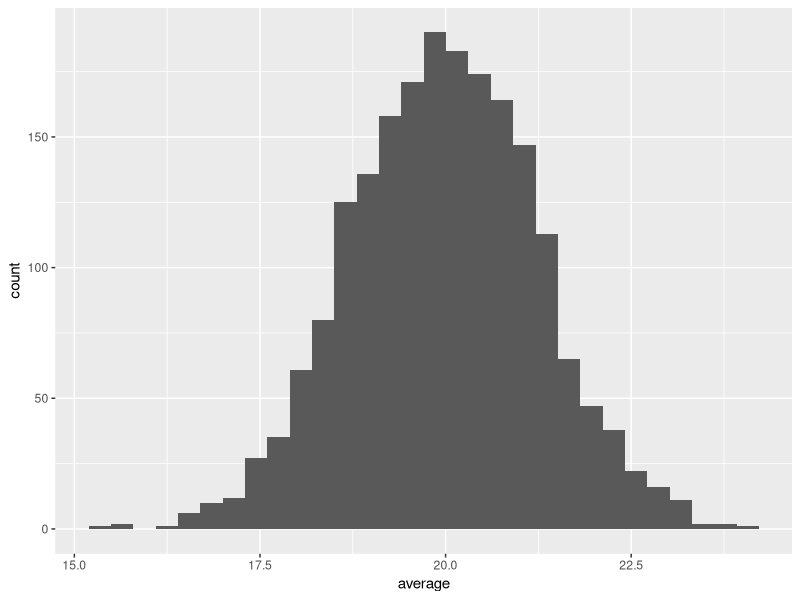
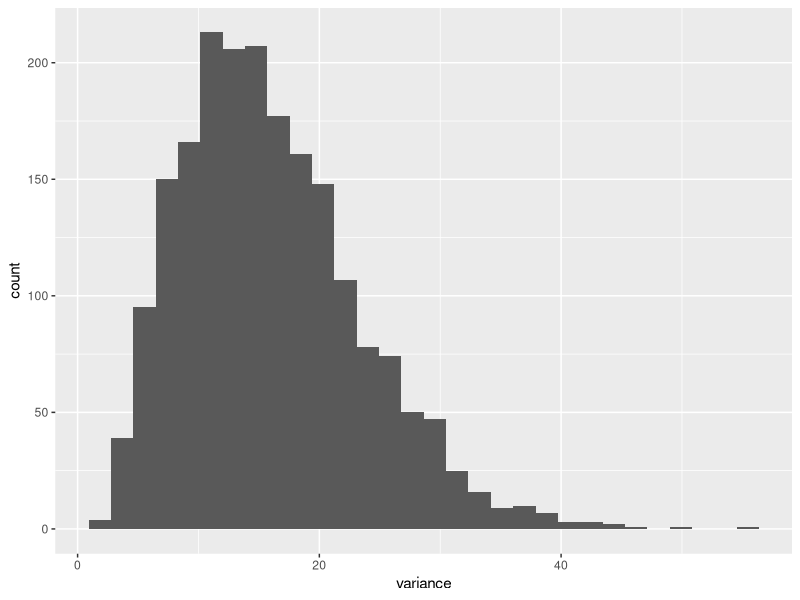
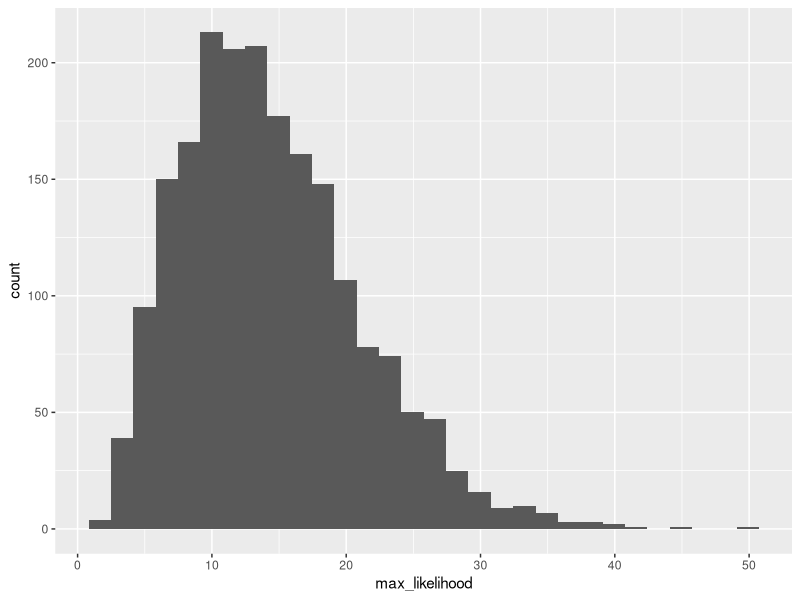
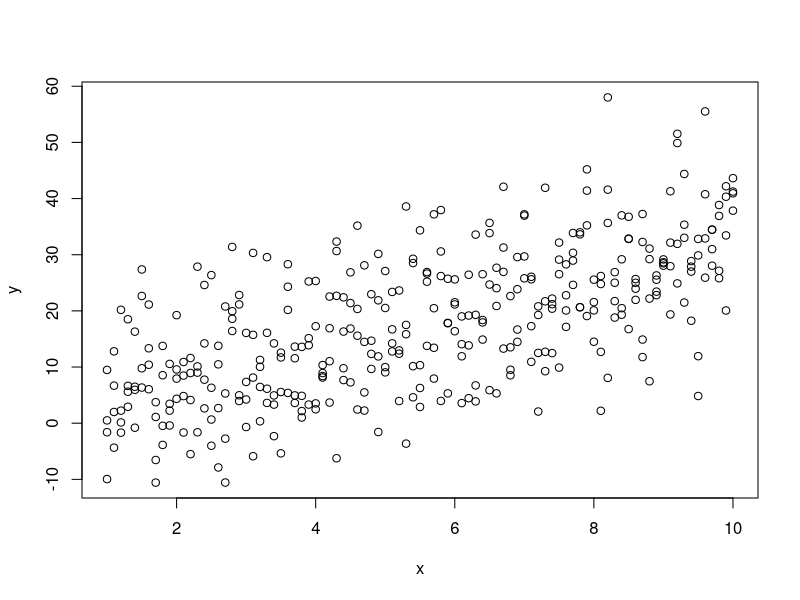
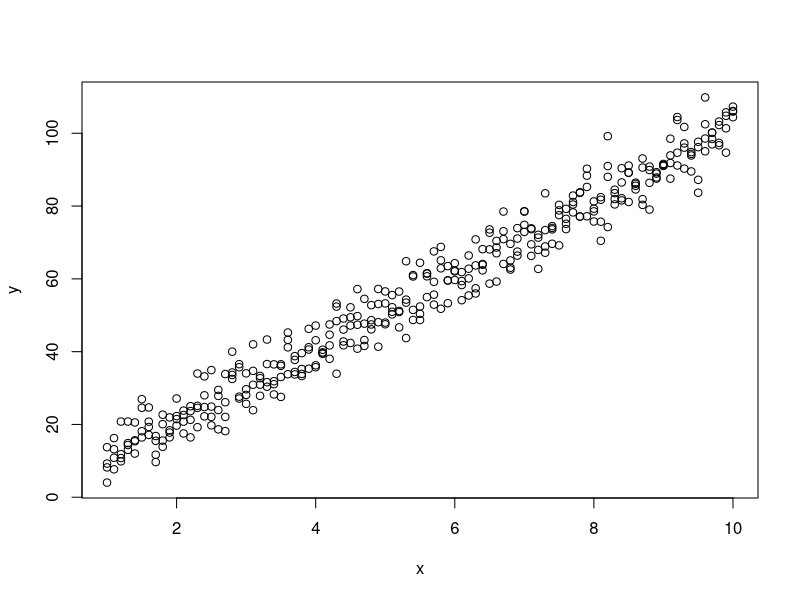
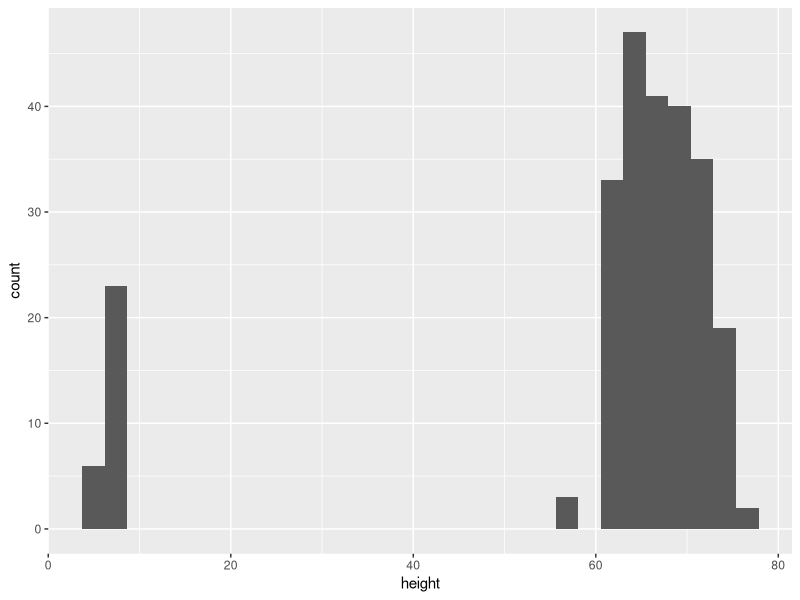
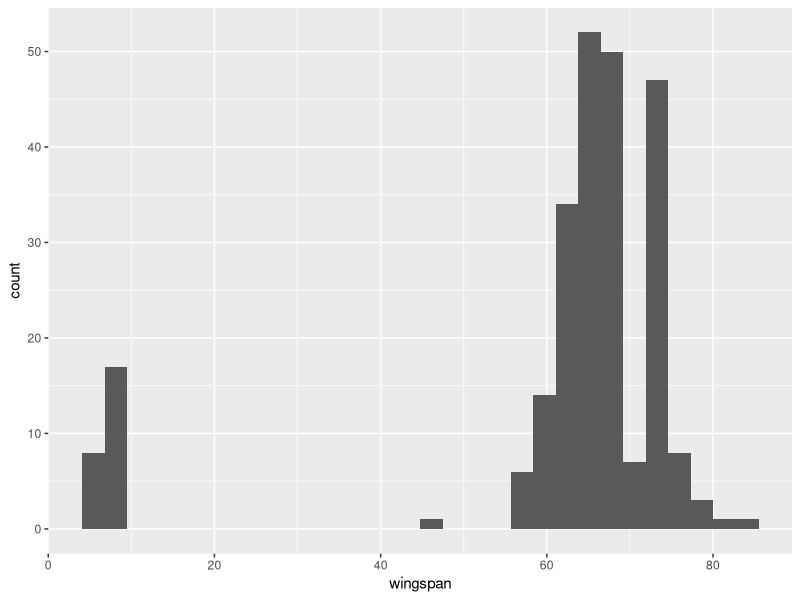
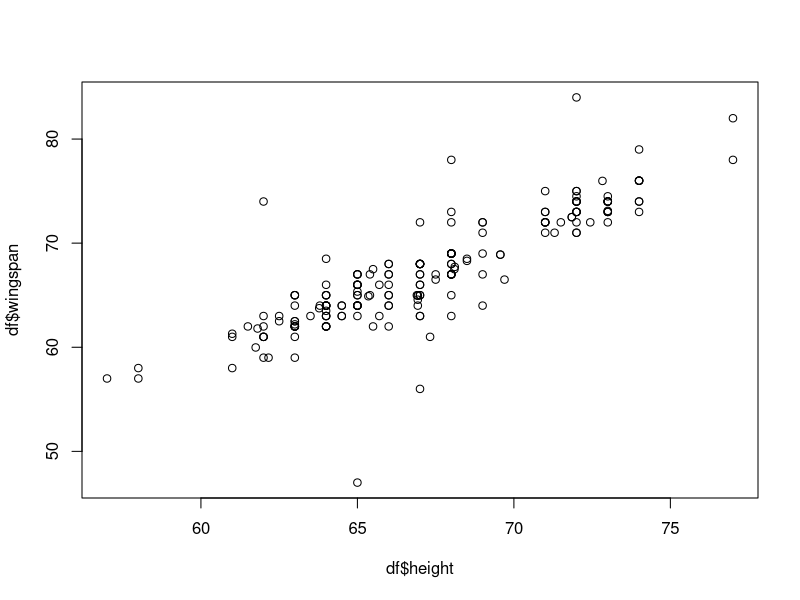

The R source for these figures, in order:
## ---- chunk 1
set.seed(123)
library(tidyverse)
library(ggplot2)
## ---- chunk 2
sample.estimate <- function(n){
  my_sample <- rnorm(n, 20, 4) # n samples, mean, sd
  
  xbar <- mean(my_sample)
  s <- var(my_sample)
  sig_hat <- mean((mean(my_sample) - my_sample)^2)
  
  estimates <- c(average = xbar, variance = s, max_likelihood = sig_hat)
  estimates
}
## ---- chunk 3
df <- data.frame(
  average = numeric(),
  variance = numeric(),
  max_likelihood = numeric()
)



for (i in 1:2000){
  df <- rbind(df, as.data.frame(t(sample.estimate(10))))
}
## ---- chunk 4
ggplot(df, aes(x=average)) +
  geom_histogram()
## ---- chunk 5
ggplot(df, aes(x=variance)) +
  geom_histogram()
## ---- chunk 6
ggplot(df, aes(x=max_likelihood)) +
  geom_histogram()
## ---- chunk 7
mean(df$average)
mean(df$variance)
mean(df$max_likelihood)
## ---- chunk 8
df2 <- data.frame(
  average = numeric(),
  variance = numeric(),
  max_likelihood = numeric()
)

for (i in 1:2000){
  df2 <- rbind(df, as.data.frame(t(sample.estimate(1000))))
}
## ---- chunk 9
abs(mean(df$variance) - mean(df$max_likelihood)) / ((mean(df$variance) + mean(df$max_likelihood)) / 2) * 100
## ---- chunk 10
abs(mean(df2$variance) - mean(df2$max_likelihood)) / ((mean(df2$variance) + mean(df2$max_likelihood)) / 2) * 100
## ---- chunk 11
mean(df$variance)
mean(df2$variance)
mean(df$max_likelihood)
mean(df2$max_likelihood)
## ---- chunk 12
sd(df2$average)
sd(df$average)

sd(df2$variance)
sd(df$variance)

sd(df2$max_likelihood)
sd(df$max_likelihood)
## ---- chunk 13
my_linear_model <- function(beta_0, beta_1, sigma, x, seed){
  set.seed(seed)
  eps <- rnorm(length(x), 0, sigma)
  
  y <- beta_0 + beta_1 * x + eps
  
  y
}
## ---- chunk 14
x <- rep(seq(1,10,by=.1),4) 
y <- my_linear_model(beta_0=1, beta_1=3, sigma=10, x=x,seed=123)

plot(x,y)
## ---- chunk 15
cor(x,y)
## ---- chunk 16
x <- rep(seq(1,10,by=.1),4) 
y <- my_linear_model(beta_0=1, beta_1=10, sigma=5, x=x,seed=123)

plot(x,y)
## ---- chunk 17
cor(x,y)
## ---- chunk 18
df <- data.frame(read.csv('./heightarmspanRAW2026.csv'))
## ---- chunk 19
head(df)
## ---- chunk 20
# standardize the data so that its numeric. Remove everything except digits (1-9) and the decimal dot (.)
df$What.is.your.height.in.INCHES <- str_remove_all(df$What.is.your.height.in.INCHES, "[^1-9.]")
df$What.is.your..wingspan..in.INCHES <- str_remove_all(df$What.is.your..wingspan..in.INCHES, "[^1-9.]")
## ---- chunk 21
# Change the column names so it's shorter.
names(df) <- c('timestamp', 'height', 'wingspan', 'dominant')
# cast height, wingspan as numeric. (so that i can do functions that need numeric, like mean)
df$height <- as.numeric(df$height)
df$wingspan <- as.numeric(df$wingspan)
## ---- chunk 22
summary(df$height)
## ---- chunk 23
ggplot(df, aes(x=height)) +
  geom_histogram()
## ---- chunk 24
summary(df$wingspan)
## ---- chunk 25
ggplot(df, aes(x=wingspan)) +
  geom_histogram()
## ---- chunk 26
### remove clear outliers (shortest person ever is 24 inches). wingspan is also around that.
df <- df |>
  filter(height > 20, wingspan > 20)
## ---- chunk 27
plot(df$height, df$wingspan)
## ---- chunk 28
cor(df$height, df$wingspan)
## ---- chunk 29
model <- lm(wingspan ~ height, data = df)

summary(model)
## ---- chunk 30
ggplot(df, aes(x=height, y = wingspan)) + 
  geom_point() +
  geom_smooth(method = "lm", se = FALSE)
## ---- chunk 31
plot(df$height, df$wingspan)
abline(0,1)
points(76, 79, col = "red", pch = 19, cex = 1.5)
